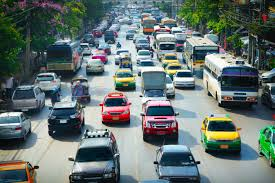
#> input picture images.jpg, 275 x 183 px
$ python 'car_detection(image).py'
#> lines starting #> are read from the running program, lines starting #| are printed output that depends on the picture; after the words box and inside, x2 and y2 are one past the last pixel; in counts of white or black regions, pixels touching at a corner belong together
import cv2

#storing the image in a variable so that we can change it at any time
img_file='images.jpg'

#classifier file stores the pre_trained classifier
classifier_file='cars.xml'

#cv2 reads the img_file and stores it in img
img=cv2.imread(img_file)
#> img is the input picture: shape (183, 275, 3); mean B, G, R 113.6, 115.8, 102

#convert the image to greyscales
black_white=cv2.cvtColor(img,cv2.COLOR_BGR2GRAY)
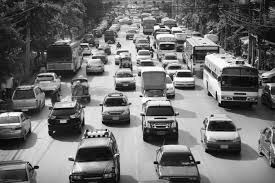
#> black_white: shape (183, 275); min 0, max 255, mean 111.4

#cascade classifier is used to classify the image based on the xml file, that whether it qualifies to be a car or not
car_tracker=cv2.CascadeClassifier(classifier_file)

#detect cars on multi scales throughout the picture, 'cars' stores the coordinates of the cars detected
cars=car_tracker.detectMultiScale(black_white)
#> cars = [[152, 132, 45, 45], [36, 88, 63, 63], [193, 112, 60, 60]]

for (x,y,w,h) in cars:
    cv2.rectangle(img,(x,y),(x+w,y+h),(0,0,255),2)
#> this loop made 3 passes
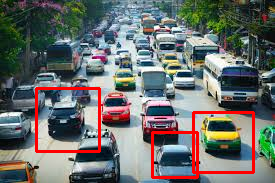
#> img: shape (183, 275, 3); 3.95% of pixels changed, all inside (x1, y1, x2, y2) = (35, 87, 255, 179)
cv2.imshow('image window',img)
cv2.waitKey()

$ run again, with download (1).jpg copied over images.jpg
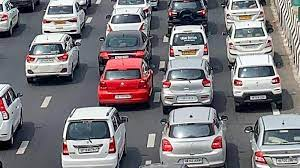
#> input picture download (1).jpg, 300 x 168 px
#> img is the input picture: shape (168, 300, 3); mean B, G, R 124.8, 120.6, 124.3
#> `black_white=cv2.cvtColor(img,cv2.COLOR_BGR2GRAY)`:
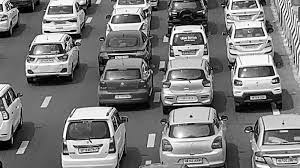
#> black_white: shape (168, 300); min 0, max 255, mean 122.1
#> cars = ()

$ run again, with download.jpg copied over images.jpg
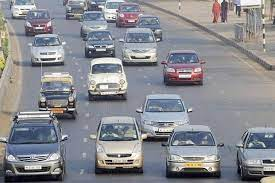
#> input picture download.jpg, 275 x 183 px
#> img is the input picture: shape (183, 275, 3); mean B, G, R 143.5, 137.7, 136.6
#> `black_white=cv2.cvtColor(img,cv2.COLOR_BGR2GRAY)`:
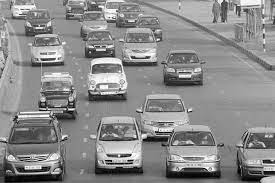
#> black_white: shape (183, 275); min 0, max 255, mean 138
#> cars = [[79, 59, 61, 61]]
#> the loop `for (x,y,w,h) in cars:` made 1 pass
#> after the loop `for (x,y,w,h) in cars:`:
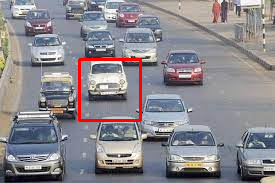
#> img: shape (183, 275, 3); 1.45% of pixels changed, all inside (x1, y1, x2, y2) = (78, 58, 142, 122)
